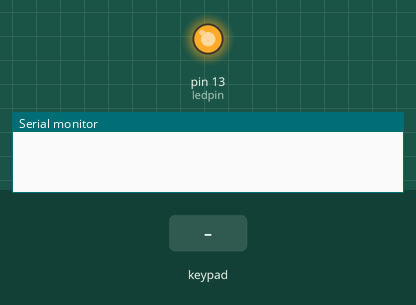
Simulated run of this sketch. Board: Arduino Uno, built with avr-gcc and run on an emulated ATmega328P. Shown: output pins drawn as LEDs (lit = HIGH), the last lines printed to the serial monitor. The inputs (shaded band) are chosen by the test bench.

Above: at 1.7 s.
1.8 s: keypad keys 9 8 7 6 * pressed 0.4 s apart
At 4.5 s:
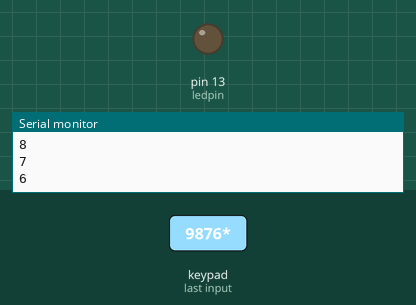
5.3 s: key '#' pressed
At 6.5 s:
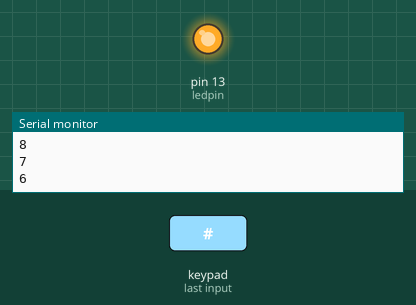
6.8 s: key '*' pressed
At 7.6 s:
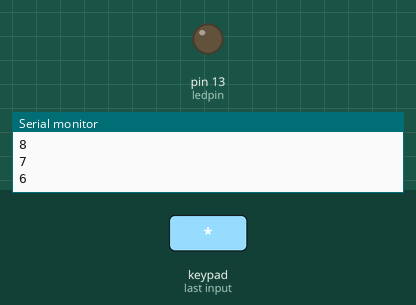
Timing chart, 0 to 9.8 s (numbered marks = the images above; inputs shaded):
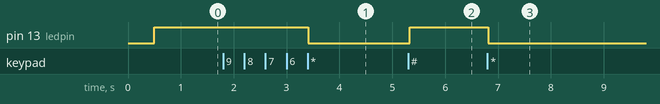

The sketch:

hawker.ino
```cpp
#include <Keypad.h>
#include <SoftwareSerial.h>

// Attach the serial display's RX line to digital pin 2
SoftwareSerial mySerial(2,3); // pin 3 = TX, pin 2 = RX (unused)
void LCDWrite(char input);

const byte ROWS = 4; // Four rows
const byte COLS = 3; // Three columns
// Define the Keymap
char keys[ROWS][COLS] = {
  {'1','2','3'},
  {'4','5','6'},
  {'7','8','9'},
  {'#','0','*'}
};
// Connect keypad ROW0, ROW1, ROW2 and ROW3 to these Arduino pins.
byte rowPins[ROWS] = { 9, 8, 7, 6 };
// Connect keypad COL0, COL1 and COL2 to these Arduino pins.
byte colPins[COLS] = { 12, 11, 10 };

// Create the Keypad
Keypad kpd = Keypad( makeKeymap(keys), rowPins, colPins, ROWS, COLS );

#define ledpin 13

void setup()
{
  mySerial.begin(9600); // set up serial port for 9600 baud
  delay(500); // wait for display to boot up
  pinMode(ledpin,OUTPUT);
  digitalWrite(ledpin, HIGH);
  Serial.begin(9600);
}

void loop()
{
  char key = kpd.getKey();
  if(key)  // Check for a valid key.
  {
    switch (key)
    {
      case '*':
        digitalWrite(ledpin, LOW);
        break;
      case '#':
        digitalWrite(ledpin, HIGH);
        break;
      default:
        Serial.println(key);
    }
  }
  LCDWrite(key);
}

void LCDWrite(char input)
{
  mySerial.write(254); // move cursor to beginning of first line
  mySerial.write(128);

  mySerial.write("                "); // clear display
  mySerial.write("                ");

  mySerial.write(254); // move cursor to beginning of first line
  mySerial.write(128);

  mySerial.write(input);
}
```

Measured:
- after the input at 1.8 s, pin 13 (ledpin): HIGH → LOW after 1.6 s
- after the input at 5.3 s, pin 13 (ledpin): LOW → HIGH at once
- after the input at 6.8 s, pin 13 (ledpin): HIGH → LOW at once
